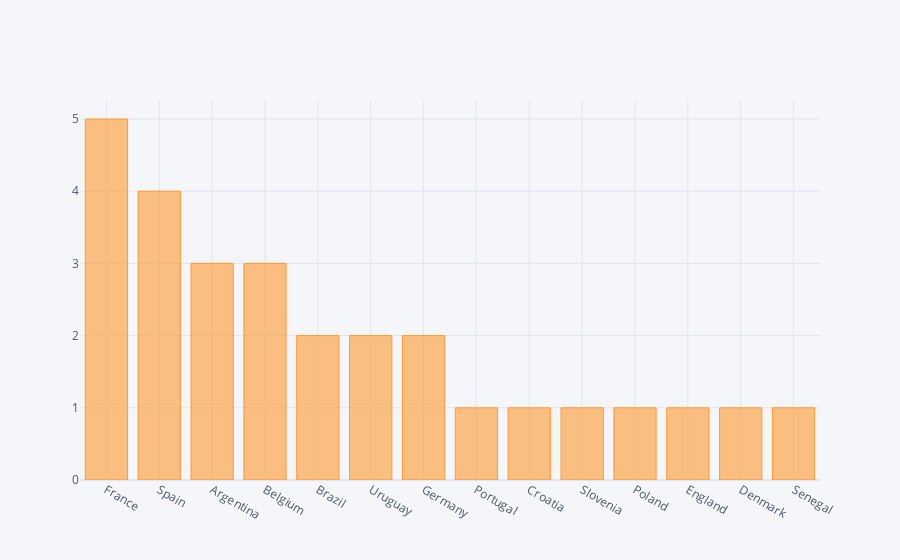

The notebook cell saved with this chart:
### Markdown cell above
**Count of Best Players per Country**

### Code cell
fdf[(fdf["Potential"]>=90)].Nationality.value_counts().iplot(kind="bar")

### Figure 1 — Plotly figure (JSON) as saved in the notebook; plotly's stock layout.template omitted (floating-point values rounded to 4 significant figures)
{"data": [{"marker": {"color": "rgba(255, 153, 51, 0.6)", "line": {"color": "rgba(255, 153, 51, 1.0)", "width": 1}}, "name": "Nationality", "orientation": "v", "text": "", "x": ["France", "Spain", "Argentina", "Belgium", "Brazil", "Uruguay", "Germany", "Portugal", "Croatia", "Slovenia", "Poland", "England", "Denmark", "Senegal"], "y": [5, 4, 3, 3, 2, 2, 2, 1, 1, 1, 1, 1, 1, 1], "type": "bar"}], "layout": {"legend": {"bgcolor": "#F5F6F9", "font": {"color": "#4D5663"}}, "paper_bgcolor": "#F5F6F9", "plot_bgcolor": "#F5F6F9", "title": {"font": {"color": "#4D5663"}}, "xaxis": {"gridcolor": "#E1E5ED", "showgrid": true, "tickfont": {"color": "#4D5663"}, "title": {"font": {"color": "#4D5663"}, "text": ""}, "zerolinecolor": "#E1E5ED"}, "yaxis": {"gridcolor": "#E1E5ED", "showgrid": true, "tickfont": {"color": "#4D5663"}, "title": {"font": {"color": "#4D5663"}, "text": ""}, "zerolinecolor": "#E1E5ED"}}}
